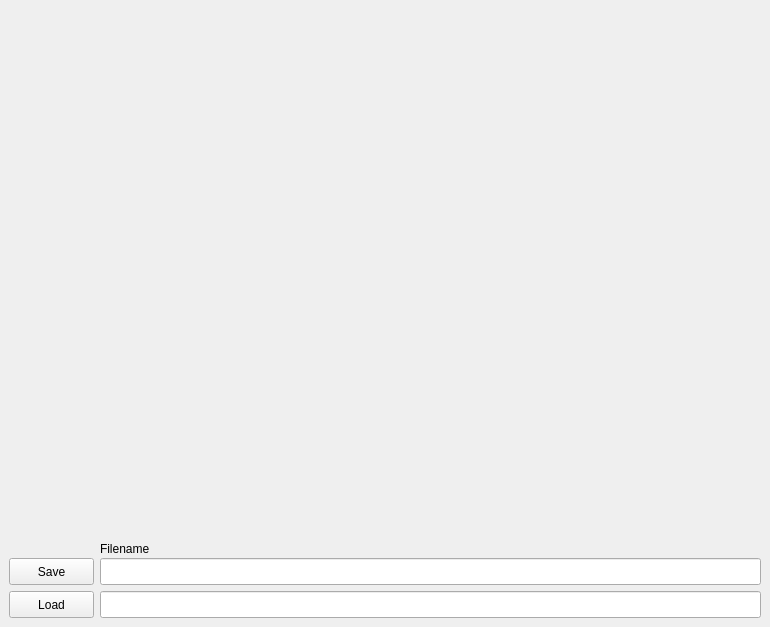
     <widget class="QWidget" name="menu">
      <attribute name="title">
       <string>Menu</string>
      </attribute>
      <widget class="QPushButton" name="pushButton">
       <property name="geometry">
        <rect>
         <x>9</x>
         <y>558</y>
         <width>85</width>
         <height>27</height>
        </rect>
       </property>
       <property name="text">
        <string>Save</string>
       </property>
      </widget>
      <widget class="QPushButton" name="pushButton_2">
       <property name="geometry">
        <rect>
         <x>9</x>
         <y>591</y>
         <width>85</width>
         <height>27</height>
        </rect>
       </property>
       <property name="text">
        <string>Load</string>
       </property>
      </widget>
      <widget class="QLineEdit" name="lineEdit">
       <property name="geometry">
        <rect>
         <x>100</x>
         <y>558</y>
         <width>661</width>
         <height>27</height>
        </rect>
       </property>
      </widget>
      <widget class="QLineEdit" name="lineEdit_2">
       <property name="geometry">
        <rect>
         <x>100</x>
         <y>591</y>
         <width>661</width>
         <height>27</height>
        </rect>
       </property>
      </widget>
      <widget class="QLabel" name="label_21">
       <property name="geometry">
        <rect>
         <x>100</x>
         <y>540</y>
         <width>59</width>
         <height>17</height>
        </rect>
       </property>
       <property name="text">
        <string>Filename</string>
       </property>
      </widget>
     </widget>
